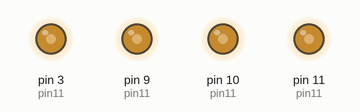
A sketch run on a simulated Arduino Uno, built with avr-gcc and run on an emulated ATmega328P. On the bench: output pins drawn as LEDs (lit = HIGH). What the sketch prints to the serial monitor is not drawn.

Above: at 0.15 s.
Timing chart, 0 to 0.2 s (numbered marks = the images above):
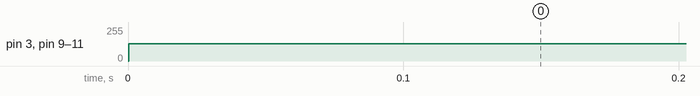

Measured:
- by itself, pin 3 (pin11), pin 9 (pin11), pin 10 (pin11), pin 11 (pin11): 0/255 → 128/255 at 0.00 s

The sketch:

sketch_dec01a.ino
```cpp
// outputs individually controllable sine waves on:
//
// pins: 9, 10, 11 and 3
//
// ********* to change pitch/volume of oscillators *******
//  oscillators[0].volume=127; // volume from 0...127
//  // pitch in hz
//  oscillators[0].phaseStep=hzToPhaseStep(440);
//
//
//*********** TO CHANGE OSCILLATOR ROUTING: *******
//
// If you want to mix oscillators on one pin, you need to:
//   1) There are two interrupt functions below, ISR(TIMER1_OVF_vect)
//      and ISR(TIMER2_OVF_vect). Each services two
//      output pins. You need to make sure that the oscillators
//      you are using to drive a pin are only updated in the
//      interrupt for that pin.
//      Note: you can't re-use oscillators across interrupts
//
//   2) So, make sure all the oscillators you wish to use are
//      updated in the correct pin.
//
//   3) Then at the end, where the oscillator is written out to a
//      a pin, just add the value of the multiple oscillators
//      together (look in the interrupt functions below, one
//      example is at the end).
//
//   4) Make sure your volumes of oscillators being mixed never
//      total more than 127, or all hell will break loose in a bad
//      and speaker breaking way.
//


char sine256[256]  __attribute__ ((aligned(256))) = {
0 , 3 , 6 , 9 , 12 , 15 , 18 , 21 , 24 , 27 , 30 , 33 , 36 , 39 , 42 , 45 ,
48 , 51 , 54 , 57 , 59 , 62 , 65 , 67 , 70 , 73 , 75 , 78 , 80 , 82 , 85 , 87 ,
89 , 91 , 94 , 96 , 98 , 100 , 102 , 103 , 105 , 107 , 108 , 110 , 112 , 113 , 114 , 116 ,
117 , 118 , 119 , 120 , 121 , 122 , 123 , 123 , 124 , 125 , 125 , 126 , 126 , 126 , 126 , 126 ,
127 , 126 , 126 , 126 , 126 , 126 , 125 , 125 , 124 , 123 , 123 , 122 , 121 , 120 , 119 , 118 ,
117 , 116 , 114 , 113 , 112 , 110 , 108 , 107 , 105 , 103 , 102 , 100 , 98 , 96 , 94 , 91 ,
89 , 87 , 85 , 82 , 80 , 78 , 75 , 73 , 70 , 67 , 65 , 62 , 59 , 57 , 54 , 51 ,
48 , 45 , 42 , 39 , 36 , 33 , 30 , 27 , 24 , 21 , 18 , 15 , 12 , 9 , 6 , 3 ,
0 , -3 , -6 , -9 , -12 , -15 , -18 , -21 , -24 , -27 , -30 , -33 , -36 , -39 , -42 , -45 ,
-48 , -51 , -54 , -57 , -59 , -62 , -65 , -67 , -70 , -73 , -75 , -78 , -80 , -82 , -85 , -87 ,
-89 , -91 , -94 , -96 , -98 , -100 , -102 , -103 , -105 , -107 , -108 , -110 , -112 , -113 , -114 , -116 ,
-117 , -118 , -119 , -120 , -121 , -122 , -123 , -123 , -124 , -125 , -125 , -126 , -126 , -126 , -126 , -126 ,
-127 , -126 , -126 , -126 , -126 , -126 , -125 , -125 , -124 , -123 , -123 , -122 , -121 , -120 , -119 , -118 ,
-117 , -116 , -114 , -113 , -112 , -110 , -108 , -107 , -105 , -103 , -102 , -100 , -98 , -96 , -94 , -91 ,
-89 , -87 , -85 , -82 , -80 , -78 , -75 , -73 , -70 , -67 , -65 , -62 , -59 , -57 , -54 , -51 ,
-48 , -45 , -42 , -39 , -36 , -33 , -30 , -27 , -24 , -21 , -18 , -15 , -12 , -9 , -6 , -3
};

volatile char* curWave=sine256;

#include "avr/pgmspace.h"

#define cbi(sfr, bit) (_SFR_BYTE(sfr) &= ~_BV(bit))
#define sbi(sfr, bit) (_SFR_BYTE(sfr) |= _BV(bit))


// set both timer to do phase correct PCM at
// a nominal frequency of 31372.549
void setupTimers()
{
// Timer1 and 2 Clock Prescaler to : 1, set WGM22 to zero, and WGM12,13
// for phase correct PCM
  TCCR1B = (TCCR1B & 0b11100000) | 0b00001;
  TCCR2B = (TCCR2B & 0b11110000) | 0b0001;

// set it to clear compare match mode
// on both pins, and phase correct PCM (WGM21 and WGM20)
  TCCR1A = (TCCR1A &0b00001100)| 0b10100001;
  TCCR2A = (TCCR2A &0b00001100)| 0b10100001;

// set overflow interrupts enabled for timers 1 and 2
  TIMSK2 |= (1<<TOIE2);
  TIMSK1 |= (1<<TOIE1);

}

// information about the current state of a single oscillator
struct OscillatorState
{
  unsigned int phaseStep; // frequency of this oscillator
   char volume; // volume multiplier for this oscillator
   unsigned int phaseAccu; // accumulator that steps through
                           // this oscillator
                           // high byte = current sample index
};

// our 4 oscillators
struct OscillatorState oscillators[4];

//********* interrupt routines for each of the timer overflows ******

inline byte getByteLevel(int accumulator)
{
    char valOut=((unsigned int)(accumulator))>>7;
    valOut+=128;
    return (byte)valOut;
}


// interrupt for timer 1 overflow (pins 9 and 10)
// in this, we set the next value for the PWM for those pins
// ie. we set the sample value
ISR(TIMER1_OVF_vect)
{
  // update sample position (ignore overflow, as
  // we use the top byte to index into a 256 byte buffer
  // and the overflow means it loops through the buffer)

  //oscillator 0 update
  oscillators[0].phaseAccu+=oscillators[0].phaseStep;
  int valOut0=curWave[oscillators[0].phaseAccu>>8]*oscillators[0].volume;

  //oscillator 1 update
  oscillators[1].phaseAccu+=oscillators[1].phaseStep;
  int valOut1=curWave[oscillators[1].phaseAccu>>8]*oscillators[1].volume;

// write these two oscillators out
// to individual pins

// write to pin 9
  OCR1A=getByteLevel(valOut0);
  // write to pin 10
  OCR1B=getByteLevel(valOut1);
}
// interrupt for timer 2 overflow (pins 11 and 3)
// in this, we set the next value for the PWM for those pins
// ie. we set the sample value
ISR(TIMER2_OVF_vect)
{
  // update sample position (ignore overflow, as
  // we use the top byte to index into a 256 byte buffer
  // and the overflow means it loops through the buffer)

  // update the oscillators - make sure you update the oscillator
  // in the correct interrupt function, based on what pin you're
  // outputting from

  // oscillator 2 update
  oscillators[2].phaseAccu+=oscillators[2].phaseStep;
  int valOut2=curWave[oscillators[2].phaseAccu>>8]*oscillators[2].volume;

  // oscillator 3 update
  oscillators[3].phaseAccu+=oscillators[3].phaseStep;
  int valOut3=curWave[oscillators[3].phaseAccu>>8]*oscillators[3].volume;

// write the oscillators to individual pins
  OCR2A=getByteLevel(valOut2); // write to pin 11
  OCR2B=getByteLevel(valOut3); // write pin 3

// if you want to mix multiple oscillators, put it in here instead
// e.g.  OCR2A=getByteLevel(valOut2+valOut3);

}

unsigned int hzToPhaseStep(float hz)
{
  float phaseStep= hz *2.0886902978652881446683197032183;
//  (pow(2,16) * frequency) / 31376.6
  return (unsigned int)phaseStep;
}

void setup()
{
    pinMode(3, OUTPUT);     // pin11= PWM  output / frequency output

    pinMode(9, OUTPUT);     // pin11= PWM  output / frequency output

  pinMode(10, OUTPUT);     // pin11= PWM  output / frequency output
  pinMode(11, OUTPUT);     // pin11= PWM  output / frequency output
  Serial.begin(9600);        // connect to the serial port
  oscillators[0].volume=127;
  oscillators[1].volume=127;
  oscillators[2].volume=127;
  oscillators[3].volume=127;

  oscillators[0].phaseStep=hzToPhaseStep(440);
  oscillators[1].phaseStep=hzToPhaseStep(220);
  oscillators[2].phaseStep=hzToPhaseStep(110);
  oscillators[3].phaseStep=hzToPhaseStep(880);
  setupTimers();
}

void loop()
{
  const int MAXVOL=127;
  for(int vol=0;vol<MAXVOL;vol++)
  {
    for(int c=0;c<4;c++)
    {
      oscillators[c].volume=vol;
    }
    Serial.println(vol);
    delay(20);
  }
  delay(500);
  for(int vol=MAXVOL;vol>=0;vol--)
  {
    for(int c=0;c<4;c++)
    {
      oscillators[c].volume=vol;
    }
    Serial.println(vol);
    delay(20);
  }
  delay(250);
}
```
